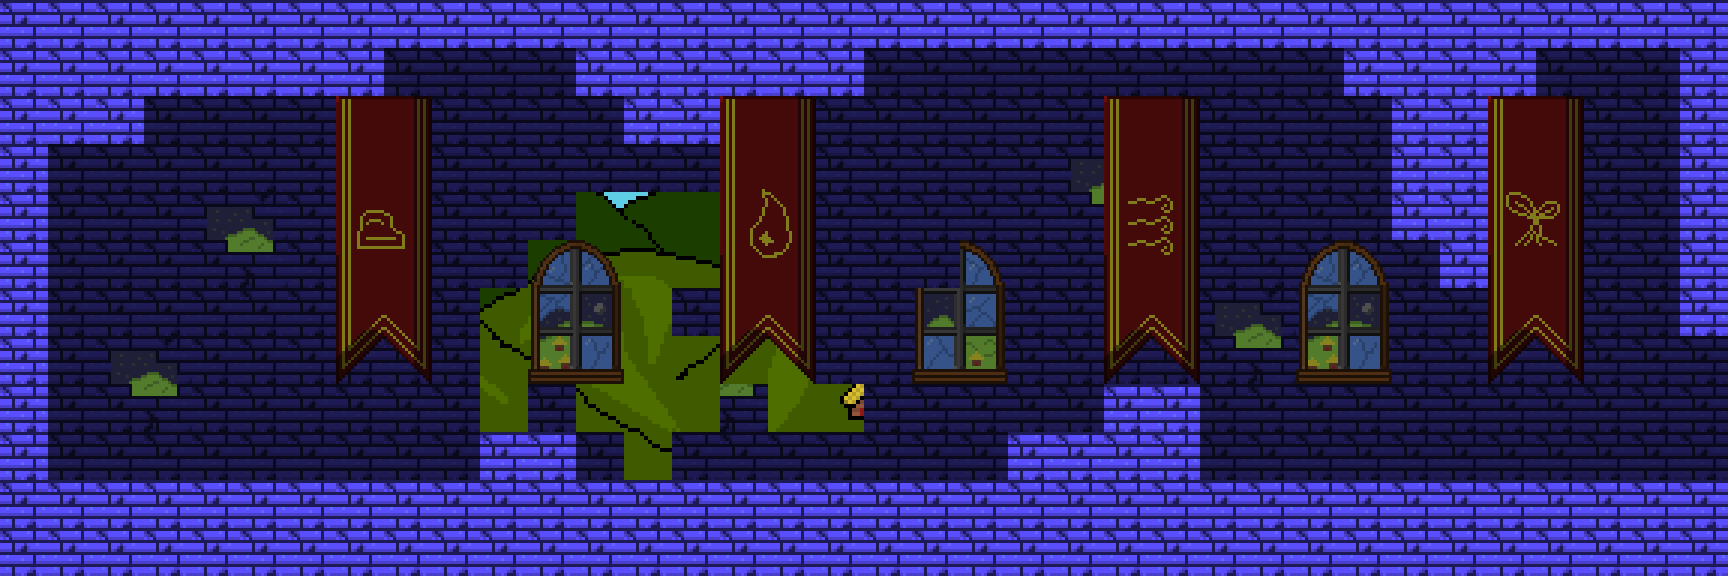

Tiled map render using the project's own tile images. Description and the map definition, with tile-layer contents summarised, below:
An orthogonal 36x12 tile map with 48x48 px tiles, 2 tile layers (back_tiles, front_tiles), 2 tilesets, 3 image layers and 16 objects (8x ceiling, player, Wall_left, Wall_right, floor_left, ...).

<map version="1.4" tiledversion="1.4.2" orientation="orthogonal" renderorder="right-down" width="36" height="12" tilewidth="48" tileheight="48" infinite="0" nextlayerid="10" nextobjectid="28">
 <tileset firstgid="1" name="tileset01" tilewidth="48" tileheight="48" tilecount="128" columns="16">
  <image source="tilesets/tileset01.png" width="768" height="384" />
 </tileset>
 <tileset firstgid="129" name="spells" tilewidth="48" tileheight="48" tilecount="25" columns="5">
  <image source="tilesets/spells.png" width="256" height="272" />
 </tileset>
 <imagelayer id="7" name="Image Layer 1">
  <image source="Backgrounds/ground_back.png" width="1024" height="576" />
 </imagelayer>
 <imagelayer id="8" name="Image Layer 2">
  <image source="Backgrounds/ground_far.png" width="1024" height="576" />
 </imagelayer>
 <imagelayer id="9" name="Image Layer 3">
  <image source="Backgrounds/ground_front.png" width="1024" height="576" />
 </imagelayer>
 <layer id="5" name="back_tiles" width="36" height="12">
  <data>[432 cells, 405 non-empty, 6 distinct tile ids]</data>
 </layer>
 <layer id="6" name="front_tiles" width="36" height="12">
  <properties>
   <property name="depth" type="int" value="0" />
  </properties>
  <data>[432 cells, 75 non-empty, 64 distinct tile ids]</data>
 </layer>
 <objectgroup color="#aa0000" id="4" name="objects" tintcolor="#aa0000">
  <object id="14" name="player" x="576" y="322" width="64" height="64">
   <properties>
    <property name="entity_id" type="int" value="0" />
   </properties>
  </object>
 </objectgroup>
 <objectgroup color="#0000ff" id="3" name="walls" tintcolor="#0000ff">
  <object id="3" name="ceiling" x="0" y="0" width="1728" height="48" />
  <object id="5" name="Wall_left" x="0" y="48" width="48" height="528" />
  <object id="7" name="Wall_right" x="1104" y="384" width="96" height="96" />
  <object id="8" name="floor_left" x="480" y="384" width="48" height="96" />
  <object id="10" name="floor_right" x="528" y="432" width="48" height="48" />
  <object id="12" name="plat_right" x="1680" y="48" width="48" height="288" />
  <object id="16" name="spike_left" x="48" y="480" width="1680" height="96" />
  <object id="19" name="spike_right" x="1008" y="432" width="96" height="48" />
  <object id="21" name="ceiling" x="48" y="48" width="336" height="48" />
  <object id="22" name="ceiling" x="576" y="48" width="288" height="48" />
  <object id="23" name="ceiling" x="1344" y="48" width="192" height="48" />
  <object id="24" name="ceiling" x="1392" y="96" width="96" height="144" />
  <object id="25" name="ceiling" x="1440" y="240" width="48" height="48" />
  <object id="26" name="ceiling" x="624" y="96" width="96" height="48" />
  <object id="27" name="ceiling" x="48" y="96" width="96" height="48" />
 </objectgroup>
</map>
